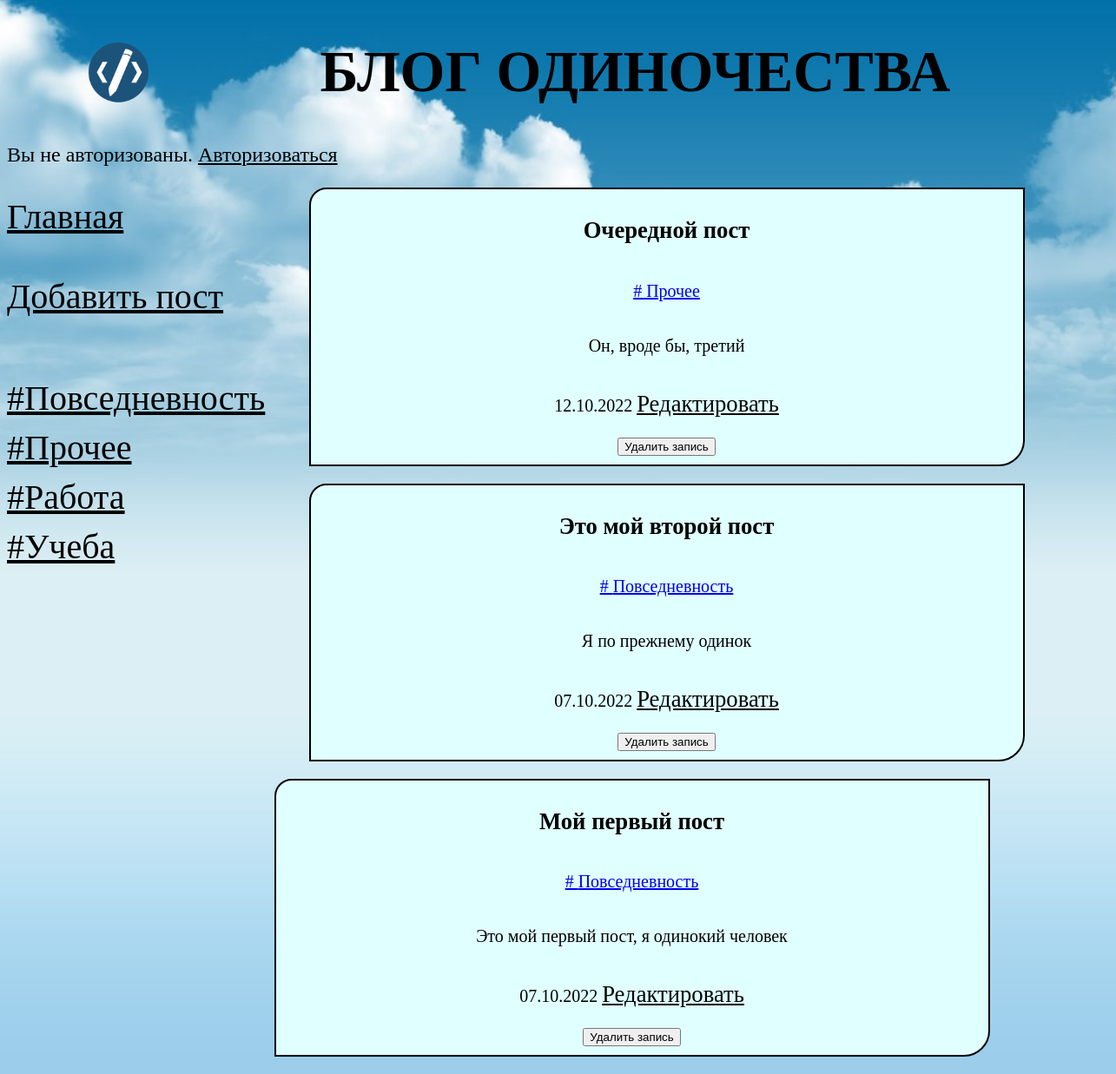
/bboard/, run on an earlier commit of the app's database.
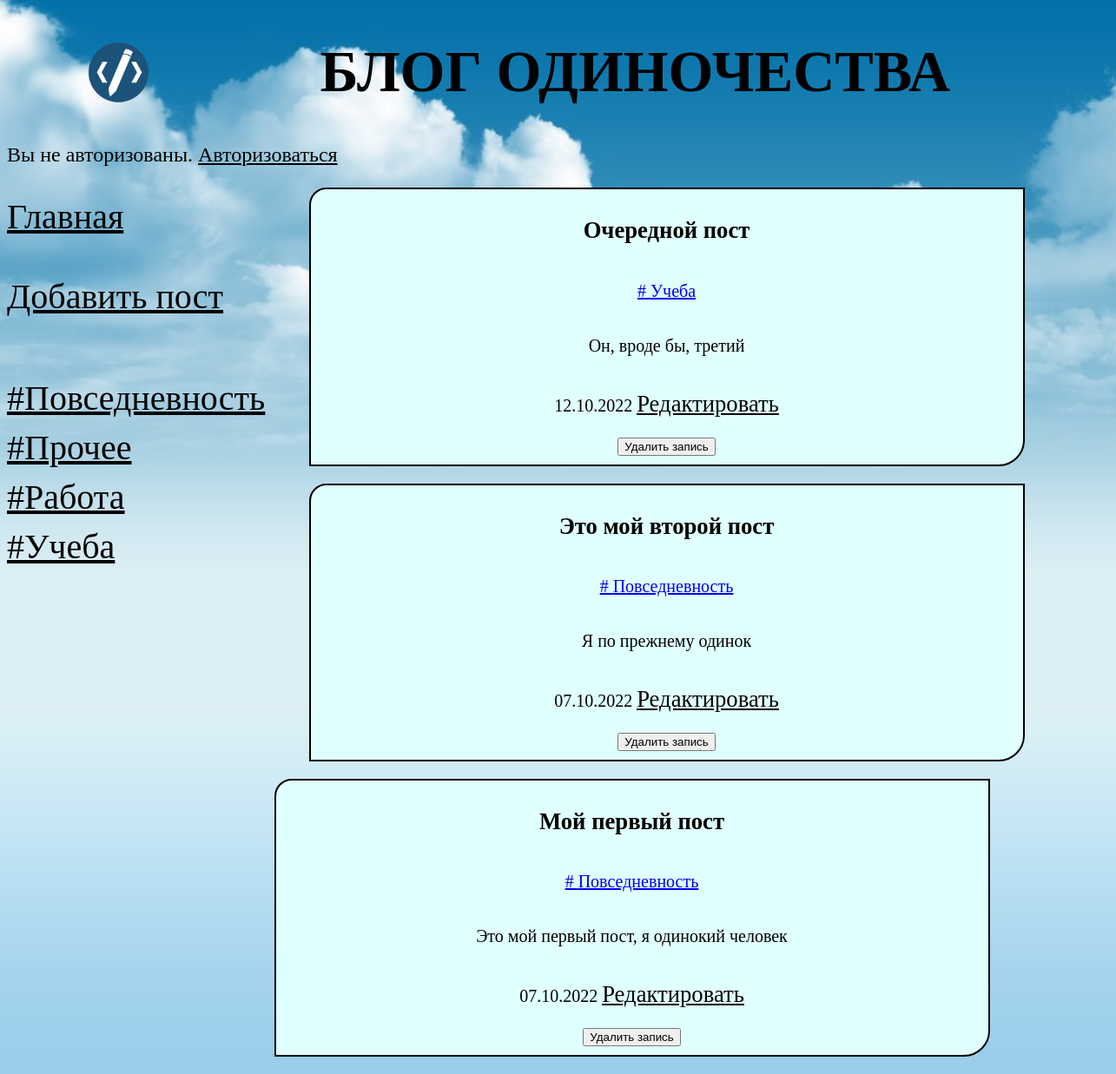
And on a later commit of the database.
### bboard/models.py (models this page shows, shortened)
class Bb(models.Model):
    title = models.CharField(max_length=50, verbose_name="Заголовок")
    content = models.TextField(null=True, blank=True, verbose_name="Описание")
    published = models.DateTimeField(
        auto_now_add=True, db_index=True, verbose_name="Опубликовано"
    )
    rubric = models.ForeignKey(
        "Rubric", null=True, on_delete=models.PROTECT, verbose_name="Рубрика"
    )
    class Meta:
        verbose_name_plural = "Посты"
        verbose_name = "Пост"
        ordering = ["-published"]

class Rubric(models.Model):
    name = models.CharField(max_length=20, verbose_name="Название", db_index=True)
    class Meta:
        verbose_name_plural = "Рубрики"
        verbose_name = "Рубрика"
        ordering = ["name"]

### bboard/views.py (the view)
# urls.py: path("", index, name='index'),
def index(request):
    bbs = Bb.objects.all()
    rubrics = Rubric.objects.all()
    context = {"bbs":bbs, "rubrics": rubrics}
    return render(request, "bboard/index.html", context)

### bboard/templates/bboard/index.html (shortened to what this page needs)
{% extends "layout/basic.html" %}
{% block content %}
{% for bb in bbs %}
<div class="post_block">
   <h2 class="title">{{ bb.title }}</h2>
   <p class="rubric"><a href="{% url 'by_rubric' bb.rubric.pk %}" class="title"> # {{ bb.rubric.name }} </a></p>
   <p>{{ bb.content }}</p>
   <p style="text-align:center"> {{ bb.published|date:"d.m.Y" }} <a href="{% url 'post_edit' bb.id %}" class="redact_button">Редактировать</a></p>
   <form method="POST" action="{% url 'post_delete' bb.id %}">
      <button type="submit" >Удалить запись</button>
   </form>
</div>
{% endfor %}
{% endblock %}

What changed in the data, as far as the page shows it:
changed Bb "Очередной пост": rubric.name "Прочее" → "Учеба"
